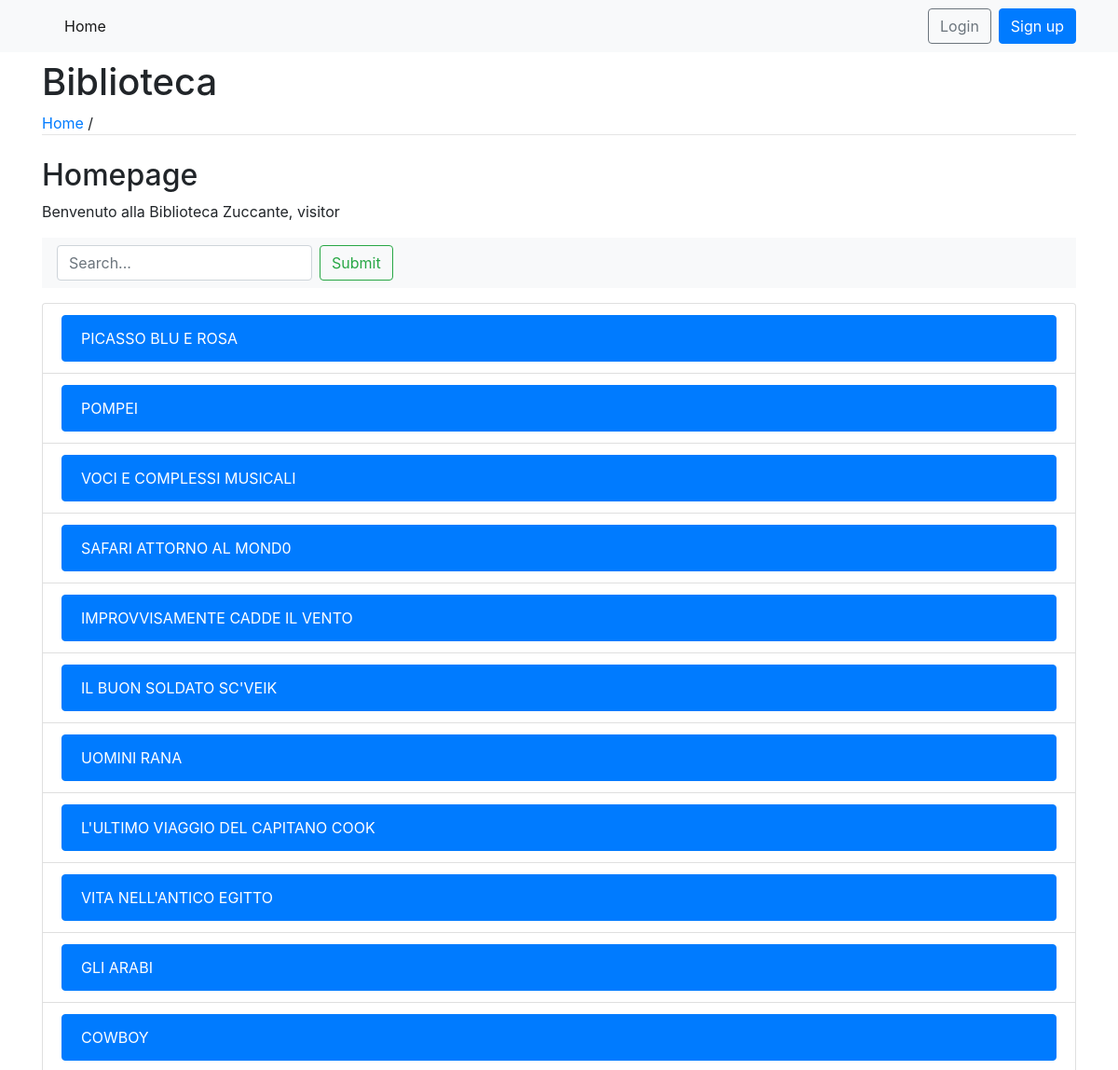
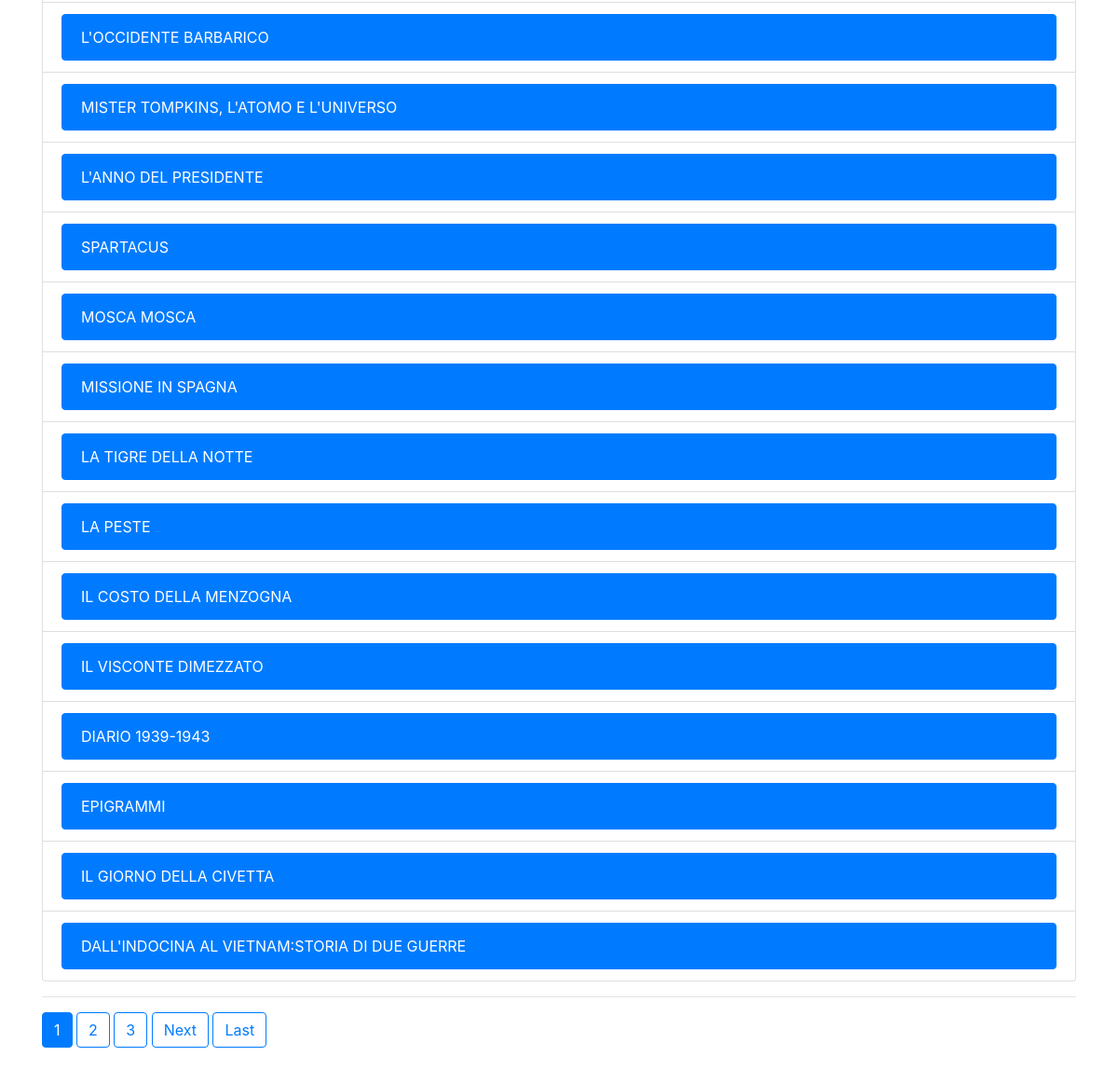
The page / on the database its author committed (2 pictures, top to bottom).
### libri/models.py (models this page shows, shortened)
class Libri(models.Model):
    idlibro = models.AutoField(db_column='IdLibro', primary_key=True)
    dewey = models.CharField(db_column='Dewey', max_length=25)
    titolo = models.CharField(db_column='Titolo', max_length=250)
    immagine = models.ImageField(db_column='Immagine', blank=True, null=True)
    isbn = models.CharField(db_column='Isbn', max_length=13, blank=True, null=True)
    idedi = models.ForeignKey('Editori', on_delete=models.CASCADE, db_column='IdEdi')
    nedizione = models.PositiveIntegerField(db_column='Nedizione', blank=True, null=True)
    annopubblicazione = models.CharField(db_column='AnnoPubblicazione', max_length=4, blank=True, null=True)
    prezzo = models.DecimalField(max_digits=6, decimal_places=2, db_column='Prezzo', blank=True, null=True)
    dataacquisto = models.DateTimeField(auto_now_add=False, db_column='dataAcquisto', blank=True, null=True)
    descrizione = models.TextField(db_column='Descrizione', blank=True, null=True)
    pagine = models.DecimalField(max_digits=6, decimal_places=0, blank=True, null=True)
    idcollocazione = models.ForeignKey('Collocazione', on_delete=models.SET_DEFAULT, default='[Vuoto]', db_column='IdCollocazione')
    idsede = models.ForeignKey('Sede', on_delete=models.CASCADE, db_column='IdSede')
    inprestito = models.BooleanField(db_column='InPrestito')
    idstato = models.DecimalField(max_digits=2, decimal_places=0, db_column='IdStato')
    class Meta:
        verbose_name_plural="Libri"
        db_table = 'Libri'

### libri/views.py (the view)
# urls.py: path('', SearchListView.as_view(), name='home'),
class SearchListView(ListView):
    paginate_by = 25
    model = Libri
    template_name = 'home.html'
    def get_queryset(self):
        return Libri.objects.filter(titolo__icontains=self.request.GET.get("search_box", ""))

### Biblioteca/templates/home.html (shortened to what this page needs)
 {% extends 'base.html' %}
{% block content %}
    <h2>Homepage</h2>
    <p>Benvenuto alla Biblioteca Zuccante, {% if user.is_authenticated %}{{ user.username }}{% else %}visitor {% endif %}
    <nav class="navbar navbar-light bg-light">
    <form  class="form-inline" method='GET' action="." style="margin: 0">
    <input  class="form-control mr-sm-2" id="search_box" type="text" name="search_box"  placeholder="Search..." >
    <button class="btn btn-outline-success my-2 my-sm-0" id="search_submit" type="submit" >Submit</button>
    </nav>
</form></p>
    <ul class="list-group">
    {% for libri in libri_list %}
  <li class="list-group-item"><a href="http://127.0.0.1:8000/{{libri.idlibro}}/" class="list-group-item list-group-item-action active">{{ libri.titolo }}</a> </li>
    {% endfor %}
</ul>
<hr/>
    {% if is_paginated %}
      {% for num in page_obj.paginator.page_range %}
        {% if page_obj.number == num %}
          <a class="btn btn-primary mb-4" href="?page={{ num }}">{{ num }}</a>
        {% elif num > page_obj.number|add:'-3' and num < page_obj.number|add:'3' %}
          <a class="btn btn-outline-primary mb-4" href="?page={{ num }}">{{ num }}</a>
        {% endif %}
      {% endfor %}
      {% if page_obj.has_next %}
        <a class="btn btn-outline-primary mb-4" href="?page={{ page_obj.next_page_number }}">Next</a>
        <a class="btn btn-outline-primary mb-4" href="?page={{ page_obj.paginator.num_pages }}">Last</a>
      {% endif %}
    {% endif %}
{% endblock content %}

### Biblioteca/templates/base.html (shortened to what this page needs)
<!doctype html>
<html lang="en">
  <head>
    <link rel="stylesheet" href="https://stackpath.bootstrapcdn.com/bootstrap/4.1.3/css/bootstrap.min.css">
  </head>
  <body>
  <nav class="navbar navbar-expand-lg navbar-light bg-light">
    <div class="container">
      <div class="collapse navbar-collapse" id="navbarSupportedContent">
        <ul class="navbar-nav mr-auto">
          <li class="nav-item active">
            <a class="nav-link" href="{% url 'home' %}">Home <span class="sr-only">(current)</span></a>
          </li>
        </ul>
        <form class="form-inline my-2 my-lg-0">
        {% if user.is_authenticated %}
        <ul class="navbar-nav ">
         <li class="nav-item dropdown">
            <a class="nav-link dropdown-toggle" href="#" id="navbarDropdown" role="button" data-toggle="dropdown" aria-haspopup="true" aria-expanded="false">
              {{ user.username }}
            </a>
            <div class="dropdown-menu dropdown-menu-right" aria-labelledby="navbarDropdown">
              <a class="dropdown-item" href="{% url 'password_change' %}">Cambia password</a>
              <div class="dropdown-divider"></div>
              <a class="dropdown-item" href="{% url 'logout' %}">Esci</a>
            </div>
          </li>
        </ul>
        {% else %}
          <a href="{% url 'login' %}" class="btn btn-outline-secondary">Login</a>
          <a href="{% url 'signup' %}"class="btn btn-primary ml-2">Sign up</a>
         {% endif %}
        </form>
      </div>
    </div>
</nav>
    <div class="container">
        <div class="col-14">
          <h1 class="mt-2">Biblioteca</h1>
          <a href="{% url 'home' %}">Home</a> /
          <hr class="mt-0 mb-4">
          {% block content %}
          {% endblock %}
        </div>
      </div>
  </body>
</html>

### rows shown on the page
Libri: titolo "PICASSO BLU E ROSA"
Libri: titolo "POMPEI"
Libri: titolo "VOCI E COMPLESSI MUSICALI"
Libri: titolo "SAFARI ATTORNO AL MOND0"
Libri: titolo "IMPROVVISAMENTE CADDE IL VENTO"
Libri: titolo "IL BUON SOLDATO SC'VEIK"
Libri: titolo "UOMINI RANA"
Libri: titolo "L'ULTIMO VIAGGIO DEL CAPITANO COOK"
Libri: titolo "VITA NELL'ANTICO EGITTO"
Libri: titolo "GLI ARABI"
Libri: titolo "COWBOY"
Libri: titolo "L'OCCIDENTE BARBARICO"
Libri: titolo "MISTER TOMPKINS, L'ATOMO E L'UNIVERSO"
Libri: titolo "L'ANNO DEL PRESIDENTE"
Libri: titolo "SPARTACUS"
Libri: titolo "MOSCA MOSCA"
Libri: titolo "MISSIONE IN SPAGNA"
Libri: titolo "LA TIGRE DELLA NOTTE"
Libri: titolo "LA PESTE"
Libri: titolo "IL COSTO DELLA MENZOGNA"
Libri: titolo "IL VISCONTE DIMEZZATO"
Libri: titolo "DIARIO 1939-1943"
Libri: titolo "EPIGRAMMI"
Libri: titolo "IL GIORNO DELLA CIVETTA"
Libri: titolo "DALL'INDOCINA AL VIETNAM:STORIA DI DUE GUERRE"

### other values the page prints
{{ num }} "1"
{{ num }} "2" "3"
